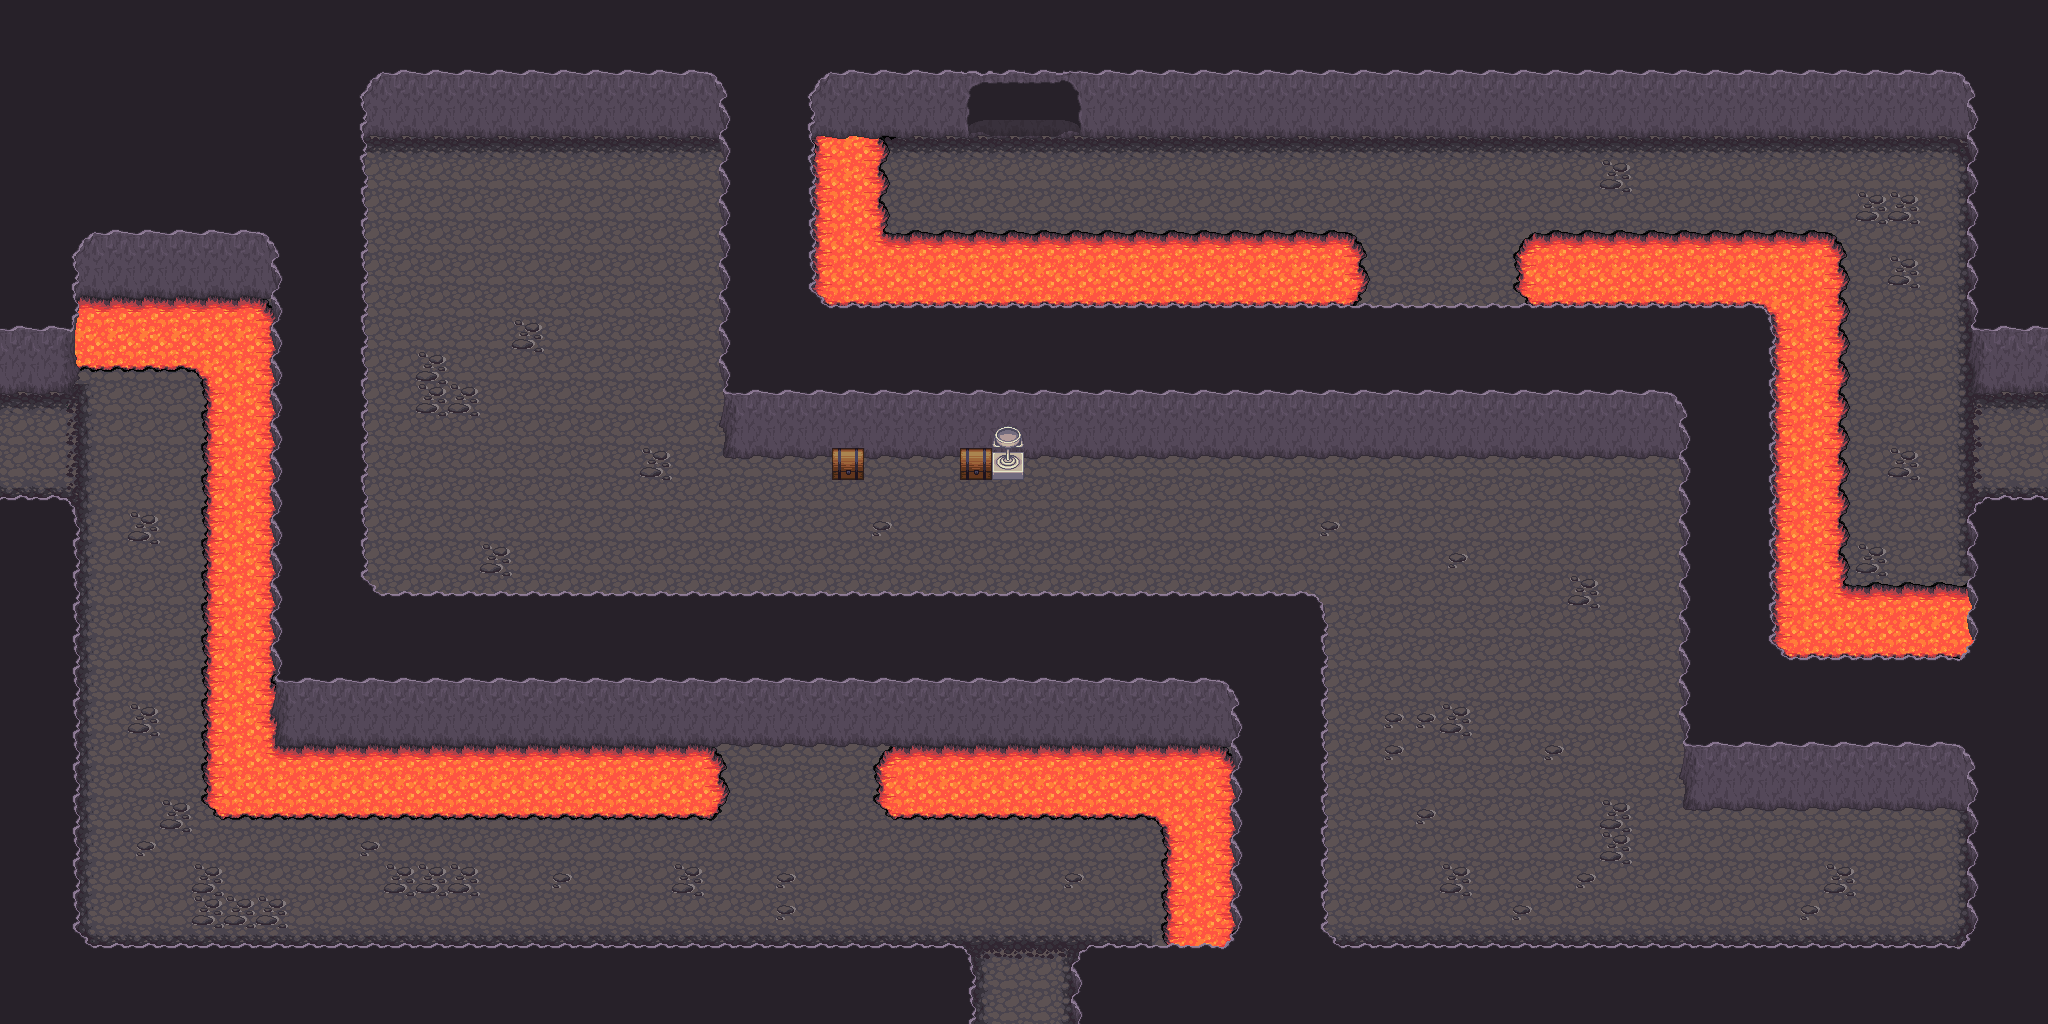

Rendered tile map (Tiled .tmx) drawn with the repository's tilesets; below, a short description and the map source with its tile grids summarised:
An orthogonal 64x32 tile map with 32x32 px tiles, 8 tile layers (Ground, Ground +1, Ground +2, Ground +3, ...), 6 hidden layers not drawn, 8 tilesets.

<map version="1.0" orientation="orthogonal" renderorder="right-down" width="64" height="32" tilewidth="32" tileheight="32" nextobjectid="1">
 <tileset firstgid="1" name="Artis_dock" tilewidth="32" tileheight="32" tilecount="128" columns="16">
  <image source="../Ressources/Artis_dock.png" width="512" height="256" />
 </tileset>
 <tileset firstgid="129" name="base_out_atlas" tilewidth="32" tileheight="32" tilecount="1024" columns="32">
  <image source="../Ressources/base_out_atlas.png" width="1024" height="1024" />
 </tileset>
 <tileset firstgid="1153" name="build_atlas" tilewidth="32" tileheight="32" tilecount="1024" columns="32">
  <image source="../Ressources/build_atlas.png" width="1024" height="1024" />
 </tileset>
 <tileset firstgid="2177" name="caves" tilewidth="32" tileheight="32" tilecount="66" columns="11">
  <image source="../Ressources/caves.png" width="352" height="192" />
 </tileset>
 <tileset firstgid="2243" name="forest_tiles" tilewidth="32" tileheight="32" tilecount="256" columns="16">
  <image source="../Ressources/forest_tiles.png" width="512" height="512" />
 </tileset>
 <tileset firstgid="2499" name="obj_misk_atlas" tilewidth="32" tileheight="32" tilecount="1024" columns="32">
  <image source="../Ressources/obj_misk_atlas.png" width="1024" height="1024" />
 </tileset>
 <tileset firstgid="3523" name="terrain_atlas" tilewidth="32" tileheight="32" tilecount="1024" columns="32">
  <image source="../Ressources/terrain_atlas.png" width="1024" height="1024" />
 </tileset>
 <tileset firstgid="4547" name="tileset_stone_v4_p1" tilewidth="32" tileheight="32" tilecount="70" columns="5">
  <image source="../Ressources/tileset_stone_v4_p1.png" width="166" height="463" />
 </tileset>
 <layer name="Ground" width="64" height="32">
  <data>[2048 cells, 2048 non-empty, 3 distinct tile ids]</data>
 </layer>
 <layer name="Ground +1" width="64" height="32">
  <data>[2048 cells, 466 non-empty, 28 distinct tile ids]</data>
 </layer>
 <layer name="Ground +2" width="64" height="32">
  <data>[2048 cells, 15 non-empty, 4 distinct tile ids]</data>
 </layer>
 <layer name="Ground +3" width="64" height="32">
  <data>[2048 cells, 1231 non-empty, 27 distinct tile ids]</data>
 </layer>
 <layer name="Door" width="64" height="32">
  <data>[2048 cells, 12 non-empty, 9 distinct tile ids]</data>
 </layer>
 <layer name="Collide" width="64" height="32" visible="0">
  <data>[2048 cells, 1279 non-empty, 1 distinct tile ids]</data>
 </layer>
 <layer name="TopDoorBlock" width="64" height="32" visible="0">
  <data>[2048 cells, 24 non-empty, 3 distinct tile ids]</data>
 </layer>
 <layer name="BottomDoorBlock" width="64" height="32" visible="0">
  <data>[2048 cells, 18 non-empty, 2 distinct tile ids]</data>
 </layer>
 <layer name="LeftDoorBlock" width="64" height="32" visible="0">
  <data>[2048 cells, 24 non-empty, 2 distinct tile ids]</data>
 </layer>
 <layer name="RightDoorBlock" width="64" height="32" visible="0">
  <data>[2048 cells, 24 non-empty, 2 distinct tile ids]</data>
 </layer>
 <layer name="SecretDoor" width="64" height="32">
  <data>[2048 cells, 72 non-empty, 5 distinct tile ids]</data>
 </layer>
 <layer name="SecretCollide" width="64" height="32" visible="0">
  <data>[2048 cells, 63 non-empty, 1 distinct tile ids]</data>
 </layer>
 <layer name="UpOne" width="64" height="32">
  <data>[2048 cells, 1 non-empty, 1 distinct tile ids]</data>
 </layer>
 <layer name="UpTwo" width="64" height="32">
  <data>[2048 cells, 0 non-empty, 0 distinct tile ids]</data>
 </layer>
</map>
